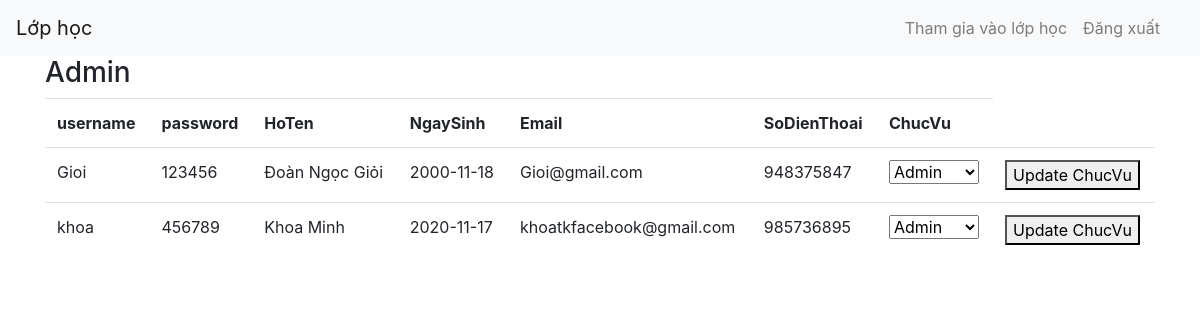
Screenshot of /PhanQuyen.php with the database file from the repository.
### tables this page shows
CREATE TABLE `user` (
  `username` varchar(30) NOT NULL,
  `password` varchar(30) NOT NULL,
  `HoTen` varchar(100) NOT NULL,
  `NgaySinh` date NOT NULL,
  `Email` varchar(100) NOT NULL,
  `SoDienThoai` int(11) NOT NULL,
  `ChucVu` varchar(30) NOT NULL
);

### PhanQuyen.php (the view, shortened to what this page needs)
<!DOCTYPE html>
<html lang="en">
<head>
    <link rel="stylesheet" href="https://maxcdn.bootstrapcdn.com/bootstrap/4.5.2/css/bootstrap.min.css">
</head>
<body>
<nav class="navbar navbar-expand-md bg-light navbar-light">
    <a class="navbar-brand" href="Home.php">Lớp học</a>
    <div class="collapse navbar-collapse" id="collapsibleNavbar">
        <ul class="navbar-nav ml-auto">
            <?php
            $conn=ConnectDB();
            ?>
            <li class="nav-item">
                <a class="nav-link" href="#">Tham gia vào lớp học</a>
            </li>
            <li class="nav-item">
                <a class="nav-link" href="Login.php">Đăng xuất</a>
            </li>
            <li class="nav-item">
            </li>
        </ul>
    </div>
</nav>
<div class="container">
    <h3>Admin</h3>
    <table class="table table-hover">
        <tr>
            <th>username</th>
            <th>password</th>
            <th>HoTen</th>
            <th>NgaySinh</th>
            <th>Email</th>
            <th>SoDienThoai</th>
            <th>ChucVu</th>
        </tr>
        <tr>
            <?php
            $sql="Select * from user";
            $result = $conn->query($sql);
            if ($result->num_rows > 0) {
                while($row = $result->fetch_assoc()) {
                        echo "<td>" . $row['username'] . "</td>";
                        echo "<td>" . $row['password'] . "</td>";
                        echo "<td>" . $row['HoTen'] . "</td>";
                        echo "<td>" . $row['NgaySinh'] . "</td>";
                        echo "<td>" . $row['Email'] . "</td>";
                        echo "<td>" . $row['SoDienThoai'] . "</td>";
                        echo "<form method='post' action='PhanQuyen.php'>";
                        echo '<td><select name="ChucVu">';
                        echo "<option value='Admin' selected='selected'>Admin</option>";
                        echo "</select></td>";
                        echo "<td><button type='submit' name='update'>Update ChucVu</button></td>";
                        echo "</form>";
                        echo "</tr>";
                }
            }
            ?>
    </table>
</div>
</body>
</html>

### rows the page displays
user: username "Gioi", password "123456", HoTen "Đoàn Ngọc Giỏi", NgaySinh "2000-11-18", Email "Gioi@gmail.com", SoDienThoai "948375847"
user: username "khoa", password "456789", HoTen "Khoa Minh", NgaySinh "2020-11-17", Email "khoatkfacebook@gmail.com", SoDienThoai "985736895"
